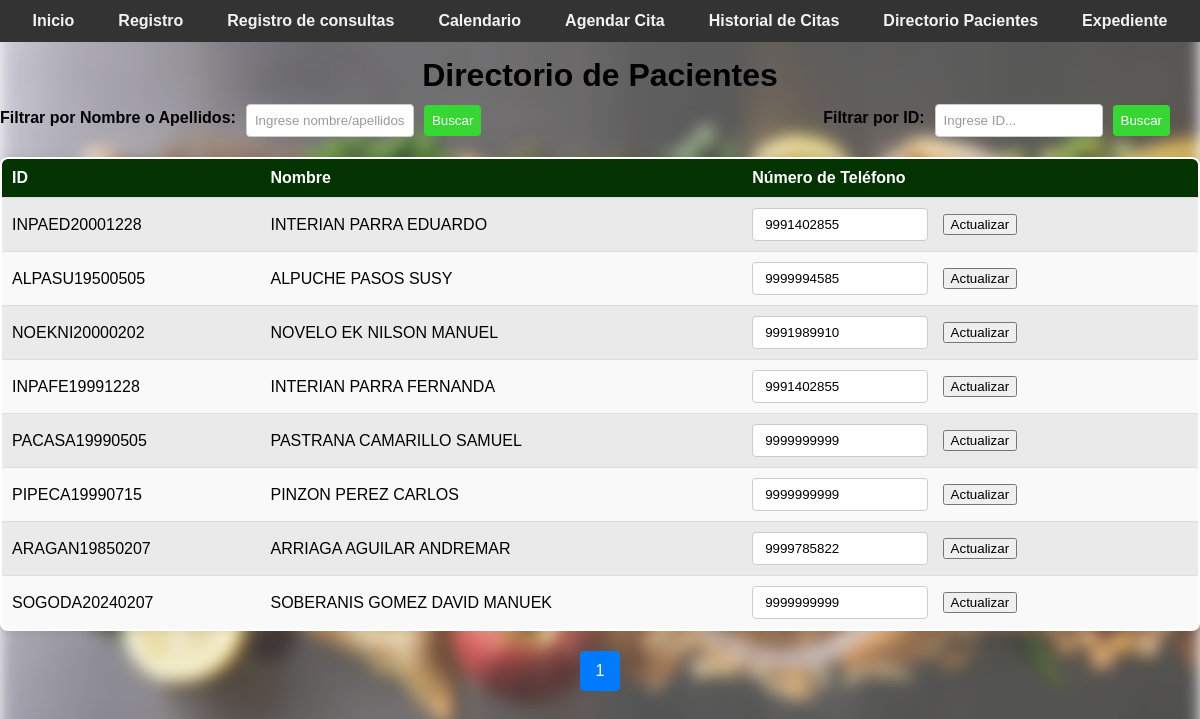
/directorio_pacientes, run on the app's committed database.
### tables this page shows
CREATE TABLE pacientes (
                    id_paciente TEXT PRIMARY KEY,
                    primer_apellido TEXT NOT NULL,
                    segundo_apellido TEXT NOT NULL,
                    nombres TEXT NOT NULL,
                    fecha_nacimiento TEXT NOT NULL,
                    religion TEXT NOT NULL,
                    escolaridad TEXT NOT NULL,
                    ocupacion TEXT NOT NULL,
                    estado_civil TEXT NOT NULL,
                    servicio_salud TEXT NOT NULL,
                    celular TEXT NOT NULL,
                    turno TEXT NOT NULL,
                    genero TEXT NOT NULL,
                    peso REAL NOT NULL,
                    altura REAL NOT NULL,
                    imc REAL NOT NULL,
                    fecha_registro TEXT NOT NULL,
                    registrado_por TEXT NOT NULL
                );

### app.py (the view, shortened to what this page needs)
@app.route('/directorio_pacientes', methods=['GET', 'POST'])
def directorio_pacientes():
    filter_text = ''
    filter_by = ''
    page = request.args.get('page', 1, type=int)
    per_page = 20
    query = "SELECT * FROM pacientes"
    params = ()
    query += " LIMIT ? OFFSET ?"
    params += (per_page, (page - 1) * per_page)
    with get_db_connection() as connection:
        cursor = connection.cursor()
        cursor.execute(query, params)
        pacientes = cursor.fetchall()
        cursor.execute("SELECT COUNT(*) FROM pacientes")
        total_pacientes = cursor.fetchone()[0]
    total_pages = (total_pacientes + per_page - 1) // per_page
    return render_template('nutricion/directorio_pacientes.html', pacientes=pacientes, page=page, total_pages=total_pages)

### app.py (called while the page is built)
def get_db_connection():
    connection = sqlite3.connect('nutricion_consulta.db')
    connection.row_factory = sqlite3.Row
    return connection

### templates/nutricion/directorio_pacientes.html (shortened to what this page needs)
<!DOCTYPE html>
<html lang="es">
<head>
    <link rel="stylesheet" href="{{ url_for('static', filename='css/style.css') }}">
</head>
<body>
    <div class="navbar" id="navbar">
        <a href="/">Inicio</a>
        <a href="/registro">Registro</a>
        <a href="/consultar">Registro de consultas</a>
        <a href="/agenda">Calendario</a>
        <a href="/agendar_cita">Agendar Cita</a>
        <a href="/historial_citas">Historial de Citas</a>
        <a href="/directorio_pacientes">Directorio Pacientes</a>
        <a href="/expediente">Expediente</a>
        </div>
<br>      <br>
    <h1>Directorio de Pacientes</h1>
    <div class="filter-container">
    <form action="{{ url_for('directorio_pacientes') }}" method="post" class="filter-form">
        <label for="filtro_apellidos">Filtrar por Nombre o Apellidos:</label>
        <input type="text" id="filtro_apellidos" name="filter_text" placeholder="Ingrese nombre/apellidos..">
        <input type="submit" value="Buscar">
    </form>
    <form action="{{ url_for('directorio_pacientes') }}" method="post" class="filter-form">
        <label for="filtro_id">Filtrar por ID:</label>
        <input type="text" id="filtro_id" name="filter_text" placeholder="Ingrese ID...">
        <input type="submit" value="Buscar">
    </form>
    </div>
    <table>
        <tr>
            <th>ID</th>
            <th>Nombre</th>
            <th>Número de Teléfono</th>
        </tr>
        {% for paciente in pacientes %}
        <tr>
            <td>{{ paciente[0] }}</td>
            <td>{{ paciente[1] }} {{ paciente[2] }} {{ paciente[3] }}</td>
            <td>
                <form method="post" style="display:inline;">
                    <input type="text" name="new_phone" value="{{ paciente[10] }}" pattern="[0-9]+" title="Ingrese al menos 10 dígitos numéricos" required minlength="10" maxlength="10">
                    <button type="submit">Actualizar</button>
                </form>
            </td>
        </tr>
        {% endfor %}
    </table>
    <div class="pagination">
        {% for p in range(1, total_pages + 1) %}
            <a href="{{ url_for('directorio_pacientes', page=p) }}" class="{{ 'active' if p == page else '' }}">{{ p }}</a>
        {% endfor %}
    </div>
</body>
</html>

### static/css/style.css (style rules this page uses)
body { font-family: Arial, sans-serif; margin: 0; padding: 0; }
body::before { content: ""; position: fixed; top: 0; left: 0; width: 100%; height: 100%; z-index: -1; background-image: url('/static/css/Imagen/fondo.jpg'); background-size: cover; filter: blur(8px); opacity: .8; }
label { font-weight: bold; }
.navbar { background-color: #333; display: flex; justify-content: center; padding: 25px 20; position: fixed; top: 0; left: 0; width: 100%; z-index: 1000; }
.navbar a { color: #f2f2f2; text-align: center; padding: 10px 20px; text-decoration: none; transition: background-color 0.3s ease, color 0.3s ease, border-color 0.3s ease; border-radius: 25px; margin: 20 5px; border: 2px solid transparent; font-weight: bold; }
.button, .btn-login, input[type="submit"] { display: inline-block; padding: 10px 20px; border-radius: 5px; cursor: pointer; text-decoration: none; transition: background-color 0.3s ease; }
label { display: inline-block; margin-bottom: 5px; }
input:required { border-color: #ff9999; }
input[type="text"]::placeholder, input[type="password"]::placeholder { color: #999; }
input[type="text"], input[type="number"], .add-button { width: 150px; padding: 8px 12px; margin-right: 10px; border-radius: 4px; border: 1px solid #ccc; cursor: pointer; }
th, td { padding: 10px; text-align: center; border-bottom: 1px solid #ddd; transition: background-color 0.3s; }
th { background-color: #333; color: #ffffff; }
tr:nth-child(even) { background-color: #f2f2f2; }
tr:nth-child(odd) { background-color: #e6e6e6; }
h1, h2, strong { color: #000000; }
h1 { margin-bottom: 10px; text-align: center; }
.filter-container { display: flex; justify-content: space-between; margin-bottom: 20px; }
.filter-form { display: flex; align-items: center; margin-right: 20px; display: flex; }
.filter-form label { margin-right: 10px; color: #000000; font-weight: bold; }
.filter-form input[type="text"], .filter-form input[type="number"], .filter-form input[type="date"], .filter-form input[type="time"], .filter-form input[type="tel"], .filter-form input[type="number,2"], .filter-form input[type="submit"] { padding: 8px; border-radius: 4px; border: 1px solid #ccc; margin-right: 10px; }
.filter-form input[type="submit"] { background-color: #36d633; color: #fff; border: none; cursor: pointer; }
table { width: 100%; margin: 0 auto; border: 2px solid #000000; border-radius: 8px; overflow: hidden; box-shadow: 0 0 10px rgba(0, 0, 0, 0.1); max-width: 100%; border-collapse: collapse; margin-bottom: 10px; background-color: #fff; opacity: 1; animation: fadeIn 0.5s ease-in-out; transition: opacity 0.5s ease-in-out; text-size-adjust: 10%; }
table th, table td { padding: 10px; border-bottom: 1px solid #ddd; text-align: left; }
table th { background-color: #023300; font-weight: bold; }
table tr:nth-child(odd) { background-color: #f9f9f9; }
table tr:nth-child(even) { background-color: #eaeaea; }
.pagination { display: flex; justify-content: center; align-items: center; margin-top: 20px; }
.pagination a { color: #007bff; padding: 10px 15px; text-decoration: none; border: 1px solid #dee2e6; margin: 0 5px; border-radius: 4px; transition: background-color 0.3s, color 0.3s; }
.pagination a.active { background-color: #007bff; color: white; border-color: #007bff; }

### data on the page
pacientes: id_paciente "INPAED20001228", primer_apellido "INTERIAN", segundo_apellido "PARRA", nombres "EDUARDO", new_phone "9991402855"
pacientes: id_paciente "ALPASU19500505", primer_apellido "ALPUCHE", segundo_apellido "PASOS", nombres "SUSY", new_phone "9999994585"
pacientes: id_paciente "NOEKNI20000202", primer_apellido "NOVELO", segundo_apellido "EK", nombres "NILSON MANUEL", new_phone "9991989910"
pacientes: id_paciente "INPAFE19991228", primer_apellido "INTERIAN", segundo_apellido "PARRA", nombres "FERNANDA", new_phone "9991402855"
pacientes: id_paciente "PACASA19990505", primer_apellido "PASTRANA", segundo_apellido "CAMARILLO", nombres "SAMUEL", new_phone "9999999999"
pacientes: id_paciente "PIPECA19990715", primer_apellido "PINZON", segundo_apellido "PEREZ", nombres "CARLOS", new_phone "9999999999"
pacientes: id_paciente "ARAGAN19850207", primer_apellido "ARRIAGA", segundo_apellido "AGUILAR", nombres "ANDREMAR", new_phone "9999785822"
pacientes: id_paciente "SOGODA20240207", primer_apellido "SOBERANIS", segundo_apellido "GOMEZ", nombres "DAVID MANUEK", new_phone "9999999999"

### other printed values
{{ p }} "1"
